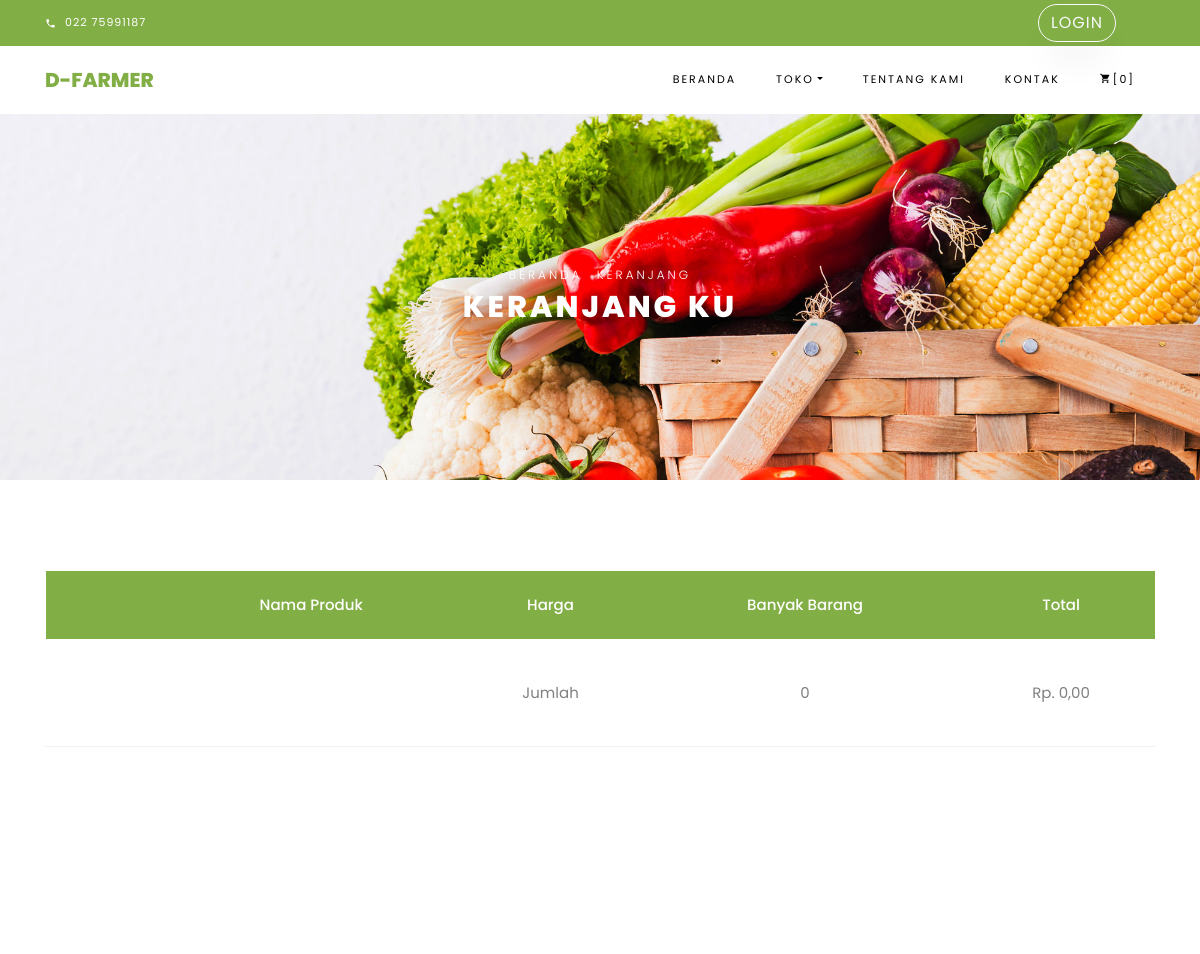
/index.php/shop/cart (upper part), run on an earlier commit of the app's database.
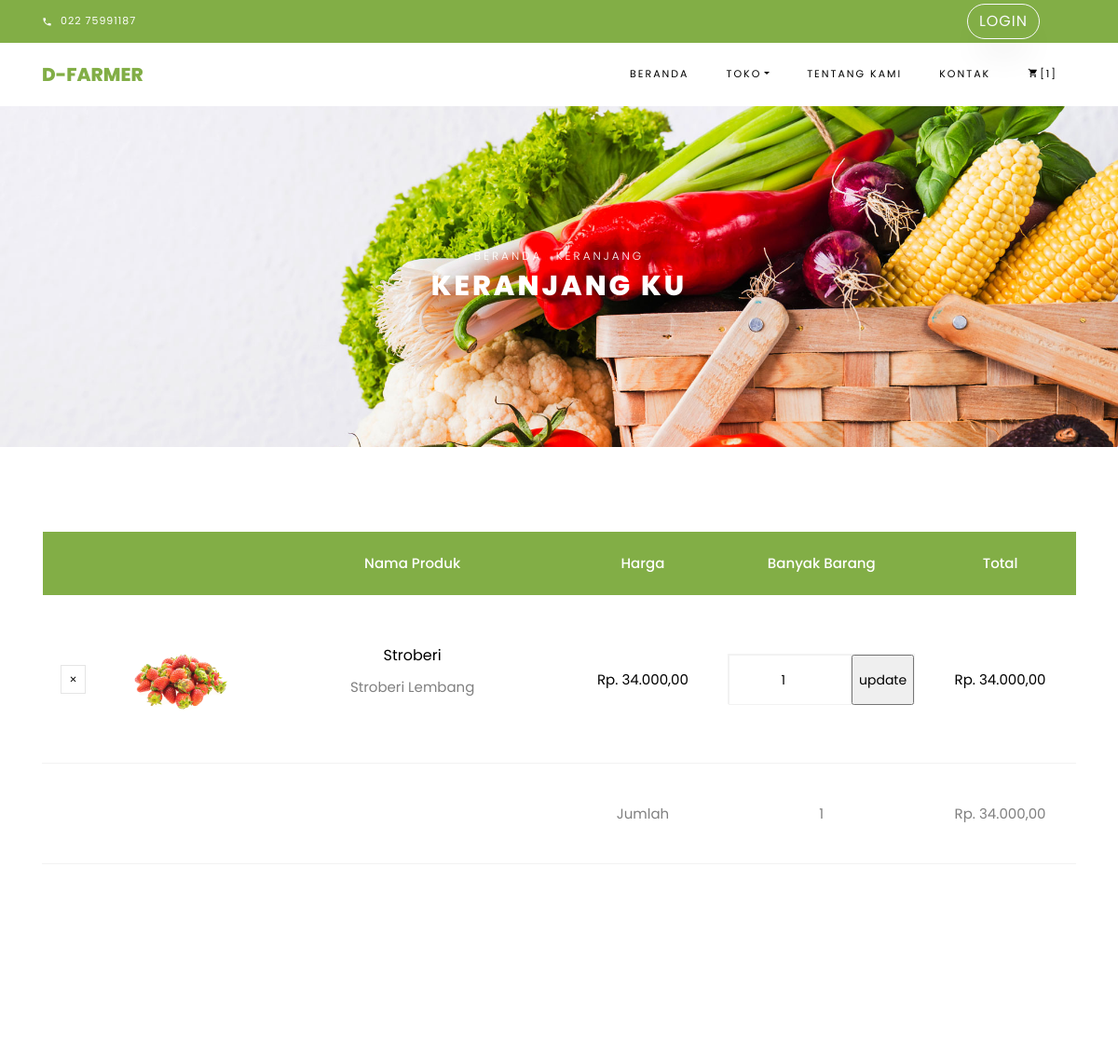
And on a later commit of the database.
### tables this page shows
CREATE TABLE `cart` (
  `id_cart` int(11) NOT NULL,
  `keterangan_cart` varchar(255) NOT NULL,
  `jumlah_bayar` int(11) NOT NULL,
  `jumlah_barang` int(11) NOT NULL,
  `size` varchar(255) NOT NULL,
  `id_transaksi` int(11) NOT NULL,
  `id_barang` int(11) NOT NULL,
  `email` varchar(255) NOT NULL,
  `id_user` int(11) NOT NULL
);

CREATE TABLE `barang` (
  `id_barang` int(11) NOT NULL,
  `nama_barang` varchar(255) NOT NULL,
  `keterangan_barang` varchar(255) NOT NULL,
  `harga_barang` varchar(255) NOT NULL,
  `tanggal` date NOT NULL,
  `jumlah` int(11) NOT NULL,
  `jenis` varchar(255) NOT NULL,
  `satuan` varchar(255) NOT NULL,
  `gambar` varchar(255) NOT NULL,
  `id_sumber` int(11) NOT NULL,
  `id_gudang` int(11) NOT NULL,
  `id_kategori` int(11) NOT NULL
);

### application/controllers/Shop.php (called while the page is built, shortened)
<?php
class Shop extends CI_Controller {
	function __construct(){
		$this->load->model('M_All');
	}
	public function cart()
	{
		$data['cart'] = $this->M_All->join_cart('barang', 'cart')->result();
		$this->load->view('template/header');
		$this->load->view('shop/cart', $data);
		$this->load->view('template/footer');
	}
}

### index.php (called while the page is built, shortened)
<?php
require_once BASEPATH.'core/CodeIgniter.php';

### application/models/M_All.php (called while the page is built, shortened)
<?php
class M_All extends CI_Model{
    function join_cart($from, $at)
    {
        $this->db->select('*');
        $this->db->from($from);
        $this->db->join($at, 'cart.id_barang = barang.id_barang');
        return $this->db->get();
    }
    function count($where)
    {
        return $this->db->count_all_results($where);
    }
}

### application/views/shop/cart.php (the view, shortened to what this page needs)
<div class="hero-wrap hero-bread" style="background-image: url(<?php echo base_url()?>assets/images/bg_1.jpg);">
      <div class="container">
        <div class="row no-gutters slider-text align-items-center justify-content-center">
          <div class="col-md-9 ftco-animate text-center">
          	<p class="breadcrumbs"><span class="mr-2"><a href="index.html">Beranda</a></span> <span>Keranjang</span></p>
            <h1 class="mb-0 bread">Keranjang Ku</h1>
          </div>
        </div>
      </div>
    </div>
		<section class="ftco-section ftco-cart">
			<div class="container">
				<div class="row">
    			<div class="col-md-12 ftco-animate">
    				<div class="cart-list">
	    				<table class="table">
						    <thead class="thead-primary">
						      <tr class="text-center">
						        <th>&nbsp;</th>
						        <th>&nbsp;</th>
						        <th>Nama Produk</th>
						        <th>Harga</th>
						        <th>Banyak Barang</th>
						        <th>Total</th>
						      </tr>
						    </thead>
						    <tbody>
								<?php
                                $sum = 0;
                                $sum_p = 0;
                                foreach ($cart as $c) {
								?>
						      <tr class="text-center">
						        <td class="product-remove"><a href="<?= base_url('index.php/shop/delCart/')?><?= $c->id_barang?>"><span class="ion-ios-close"></span></a></td>
						        <td class="image-prod"><div class="img" style="background-image:url(<?= base_url('assets_admin/img/gambar_barang/')?><?= $c->gambar; ?>);"></div></td>
						        <td class="product-name">
						        	<h3><?= $c->nama_barang?></h3>
						        	<p><?= $c->keterangan_barang?></p>
						        </td>
						        <td class="price">Rp. <?= number_format($c->harga_barang, 2, ",", ".");?></td>
						        <td class="quantity">
                                    <form class="form-control" action="<?= base_url('index.php/shop/updateCart'); ?>" method="post">
                                        <div class="input-group mb-3">
                                            <input type="number" name="quantity" class="quantity form-control input-number" value="<?= $c->jumlah_barang?>" min="1" max="100">
                                            <input type="submit" name="update" value="update" class="">
                                        </div>
                                    </form>
					          </td>
						        <td class="total">Rp. <?= number_format(($c->harga_barang*$c->jumlah_barang), 2, ",", "."); ?></td>
						      </tr>
                              <?php $sum+= $c->jumlah_barang; ?>
                              <?php $sum_p+= ($c->jumlah_barang*$c->harga_barang); ?>
						  <?php } ?>
						  	  <tr>
								  <td></td>
								  <td></td>
								  <td></td>
                                  <td>Jumlah</td>
								  <td><?= $sum; ?></td>
								  <td>Rp. <?= number_format($sum_p, 2, ",", "."); ?></td>
							  </tr>
						    </tbody>
						  </table>
					  </div>
    			</div>
    		</div>
    		<div class="row justify-content-end">
    		</div>
			</div>
		</section>

### application/views/template/header.php (shortened to what this page needs)
<!DOCTYPE html>
<html lang="en">
  <head>
    <link rel="stylesheet" href="<?php echo base_url()?>assets/css/open-iconic-bootstrap.min.css">
    <link rel="stylesheet" href="<?php echo base_url()?>assets/css/animate.css">
    <link rel="stylesheet" href="<?php echo base_url()?>assets/css/owl.carousel.min.css">
    <link rel="stylesheet" href="<?php echo base_url()?>assets/css/owl.theme.default.min.css">
    <link rel="stylesheet" href="<?php echo base_url()?>assets/css/magnific-popup.css">
    <link rel="stylesheet" href="<?php echo base_url()?>assets/css/aos.css">
    <link rel="stylesheet" href="<?php echo base_url()?>assets/css/ionicons.min.css">
    <link rel="stylesheet" href="<?php echo base_url()?>assets/css/bootstrap-datepicker.css">
    <link rel="stylesheet" href="<?php echo base_url()?>assets/css/jquery.timepicker.css">
    <link rel="stylesheet" href="<?php echo base_url()?>assets/css/flaticon.css">
    <link rel="stylesheet" href="<?php echo base_url()?>assets/css/icomoon.css">
    <link rel="stylesheet" href="<?php echo base_url()?>assets/css/style.css">
  </head>
  <body class="goto-here">
		<div class="py-1 bg-primary">
    	<div class="container">
    		<div class="row no-gutters d-flex align-items-start align-items-center px-md-0">
	    		<div class="col-lg-12 d-block">
		    		<div class="row d-flex">
		    			<div class="col-md pr-4 d-flex topper align-items-center">
					    	<div class="icon mr-2 d-flex justify-content-center align-items-center"><span class="icon-phone2"></span></div>
						    <span class="text">022 75991187</span>
					    </div>
					    <div class="col-md-5 pr-4 d-flex topper align-items-end text-lg-right align-self-end">
                            <?php
                                if($this->session->userdata('status') != "login"){
                            ?>
                            <span class="text"><a href="<?= base_url()?>index.php/User/Login" class="btn btn-outline-light">Login<a></span>
                            <?php
                                }
                            ?>
					    </div>
				    </div>
			    </div>
		    </div>
		  </div>
    </div>
    <nav class="navbar navbar-expand-lg navbar-dark ftco_navbar bg-dark ftco-navbar-light" id="ftco-navbar">
	    <div class="container">
	      <a class="navbar-brand" href="<?= base_url()?>">D-Farmer</a>
	      <div class="collapse navbar-collapse" id="ftco-nav">
	        <ul class="navbar-nav ml-auto">
	          <li class="nav-item active"><a href="<?= base_url() ?>" class="nav-link">Beranda</a></li>
	          <li class="nav-item dropdown">
              <a class="nav-link dropdown-toggle" href="#" id="dropdown04" data-toggle="dropdown" aria-haspopup="true" aria-expanded="false">Toko</a>
            </li>
	          <li class="nav-item"><a href="<?= base_url()?>index.php/Welcome/About" class="nav-link">Tentang Kami</a></li>
	          <li class="nav-item"><a href="<?= base_url()?>index.php/Shop/Saran" class="nav-link">Kontak</a></li>
	          <li class="nav-item cta cta-colored"><a href="<?= base_url()?>index.php/shop/cart" class="nav-link"><span class="icon-shopping_cart"></span>[<?= $this->M_All->count('cart')?>]</a></li>
            </ul>
	      </div>
	    </div>
	  </nav>

### assets/css/icomoon.css (style rules this page uses)
[class^="icon-"], [class*=" icon-"] { font-family: 'icomoon' !important; speak: none; font-style: normal; font-weight: normal; font-variant: normal; text-transform: none; line-height: 1; -webkit-font-smoothing: antialiased; -moz-osx-font-smoothing: grayscale; }
.icon-phone2:before { content: "\e0cd"; }
.icon-shopping_cart:before { content: "\e8cc"; }

What changed in the data, as far as the page shows it:
added cart: id_barang.gambar (picture), id_barang.nama_barang "Stroberi", id_barang.keterangan_barang "Stroberi Lembang", id_barang.harga_barang "34.000,00", quantity "1", $c->harga_barang*$c->jumlah_barang "34.000,00"
Also different on the page:
$this->M_All->count('cart'): "0" → "1"
$sum: "0" → "1"
$sum_p: "0,00" → "34.000,00"
